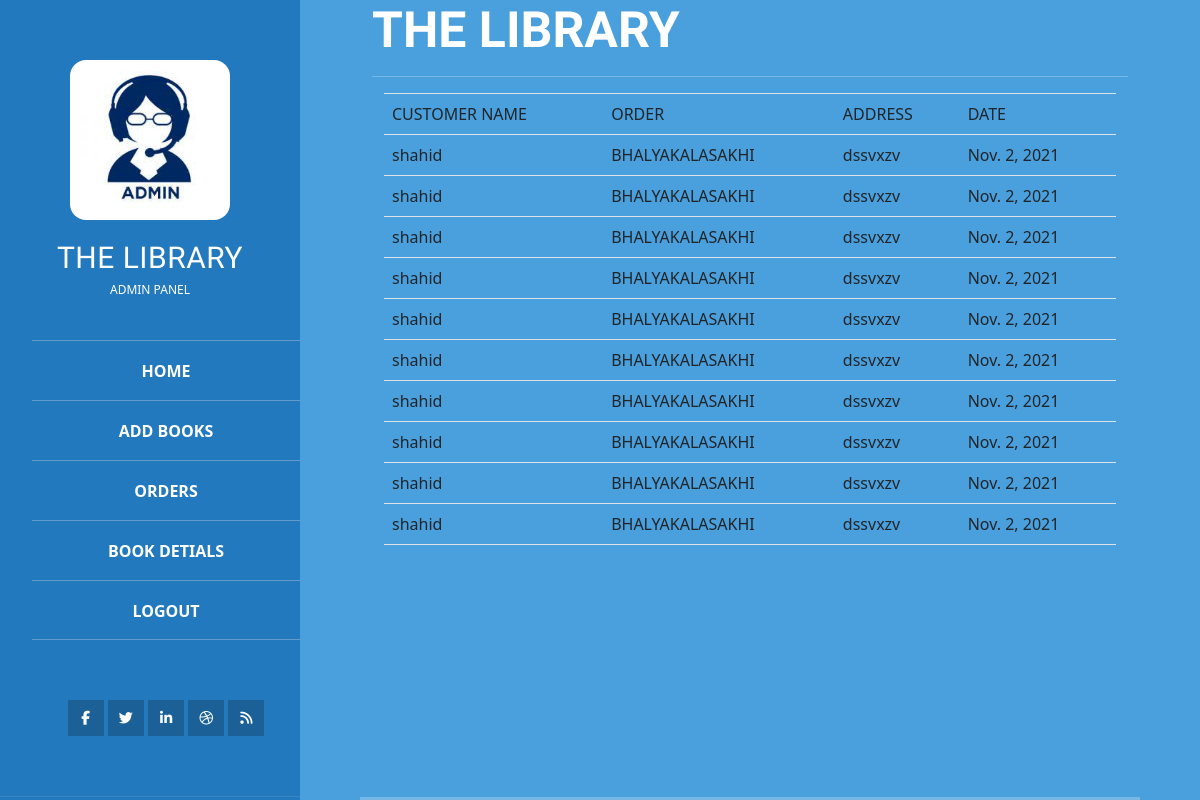
The page /book/customer/orderdetials/1 on the database its author committed.
### bookstoreapp/models.py (models this page shows)
class Order(models.Model):
    item=models.ForeignKey(Book,on_delete=models.CASCADE)
    user=models.CharField(max_length=40)
    address=models.CharField(max_length=120)
    order_date=models.DateField(auto_now_add=True)
    options=(
        ("order placed","order placed"),
        ("Dispatched","Dispatched"),
        ("Cancelled","Cancelled"),
        ("Delivered","Delivered")
    )
    status=models.CharField(max_length=120,choices=options,default="order placed")
    expected_delivery_date=models.DateField(null=True,blank=True)

class Book(models.Model):
    name=models.CharField(max_length=120,unique=True)
    author=models.CharField(max_length=120)
    price=models.PositiveIntegerField(default=0)
    copies=models.PositiveIntegerField(default=0)
    image=models.ImageField(upload_to="bookimages",null=True)
    def __str__(self):
        return self.name

### bookstoreapp/views.py (the view)
# urls.py: path("customer/orderdetials/<int:id>",views.CustomerOrderDetials.as_view(),name="customerorderdetials"),
class CustomerOrderDetials(DetailView):
    model=Order
    template_name = "customerorderdetials.html"
    pk_url_kwarg = "id"
    context_object_name = "vieworder"
    def get_context_data(self, **kwargs):
        context=super().get_context_data(**kwargs)
        order_detials=self.model.objects.filter(status="order placed")
        context["orderdetials"]=order_detials
        return context

### bookstoreapp/templates/customerorderdetials.html
<!DOCTYPE html>
{% extends 'adminbase.html'%}
{%block body_block%}
<div class="container">
    <div class="row">
        <div class="col">
            <table class="table">
                <tr>
                    <td>CUSTOMER NAME</td>
                    <td>ORDER</td>
                    <td>ADDRESS</td>
                    <td>DATE</td>
                </tr>
                <tr>
                    <td>{{vieworder.user}}</td>
                    <td>{{vieworder.item}}</td>
                    <td>{{vieworder.address}}</td>
                    <td>{{vieworder.order_date}}</td>
                </tr>
            </table>
        </div>
    </div>
</div>
{%endblock%}

### bookstoreapp/static/basecss/tooplate-style.css (style rules this page uses)
body { font-family: 'Roboto', sans-serif; overflow-x: hidden; }
html { -webkit-box-sizing: border-box; -moz-box-sizing: border-box; box-sizing: border-box; }
*, *:before, *:after { -webkit-box-sizing: inherit; -moz-box-sizing: inherit; box-sizing: inherit; }
.container { margin: 0 auto; }

### rows shown on the page
Order: user "shahid", item "BHALYAKALASAKHI", address "dssvxzv", order_date "Nov. 2, 2021"
